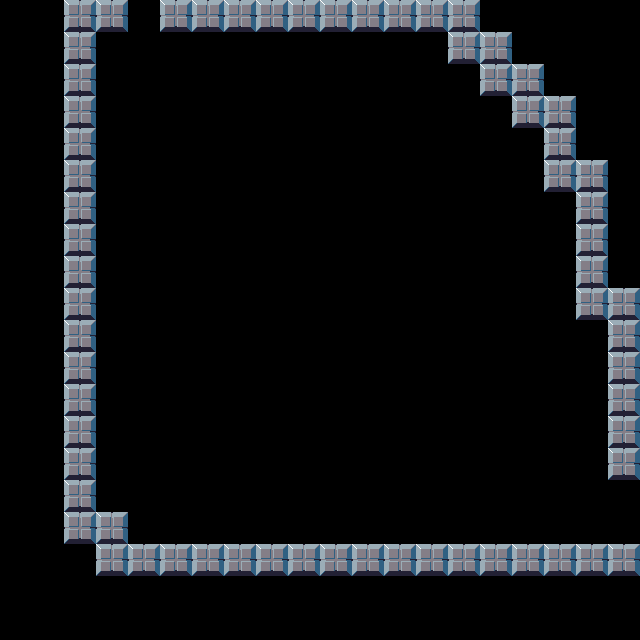

Rendered tile map (Tiled .tmx) drawn with the repository's tilesets; below, a short description and the map source with its tile grids summarised:
An orthogonal 20x20 tile map with 32x32 px tiles, 1 tile layer (Tile Layer 1) and 16 objects.

<map version="1.0" orientation="orthogonal" width="20" height="20" tilewidth="32" tileheight="32">
 <tileset firstgid="1" name="techblocks2_1" tilewidth="32" tileheight="32">
  <image source="techblocks2_1.png" width="256" height="224" />
 </tileset>
 <layer name="Tile Layer 1" width="20" height="20">
  <data>[400 cells, 65 non-empty, 1 distinct tile ids]</data>
 </layer>
 <objectgroup name="Static" width="20" height="20">
  <object x="64" y="0" width="32" height="544" />
  <object x="96" y="544" width="544" height="32" />
  <object x="96" y="512" width="32" height="32" />
  <object x="544" y="160" width="64" height="32" />
  <object x="576" y="192" width="32" height="128" />
  <object x="608" y="288" width="32" height="160" />
  <object x="96" y="0" width="384" height="32" />
  <object x="448" y="32" width="64" height="32" />
  <object x="480" y="64" width="64" height="32" />
  <object x="512" y="96" width="64" height="32" />
  <object x="544" y="128" width="32" height="32" />
  <object x="608" y="448" width="32" height="32" />
 </objectgroup>
 <objectgroup name="Player" width="20" height="20">
  <object x="128" y="64" width="32" height="32" />
 </objectgroup>
 <objectgroup name="Coins" width="20" height="20">
  <object x="448" y="352" width="32" height="32" />
  <object x="320" y="128" width="32" height="32" />
  <object x="448" y="96" width="32" height="32" />
 </objectgroup>
</map>
